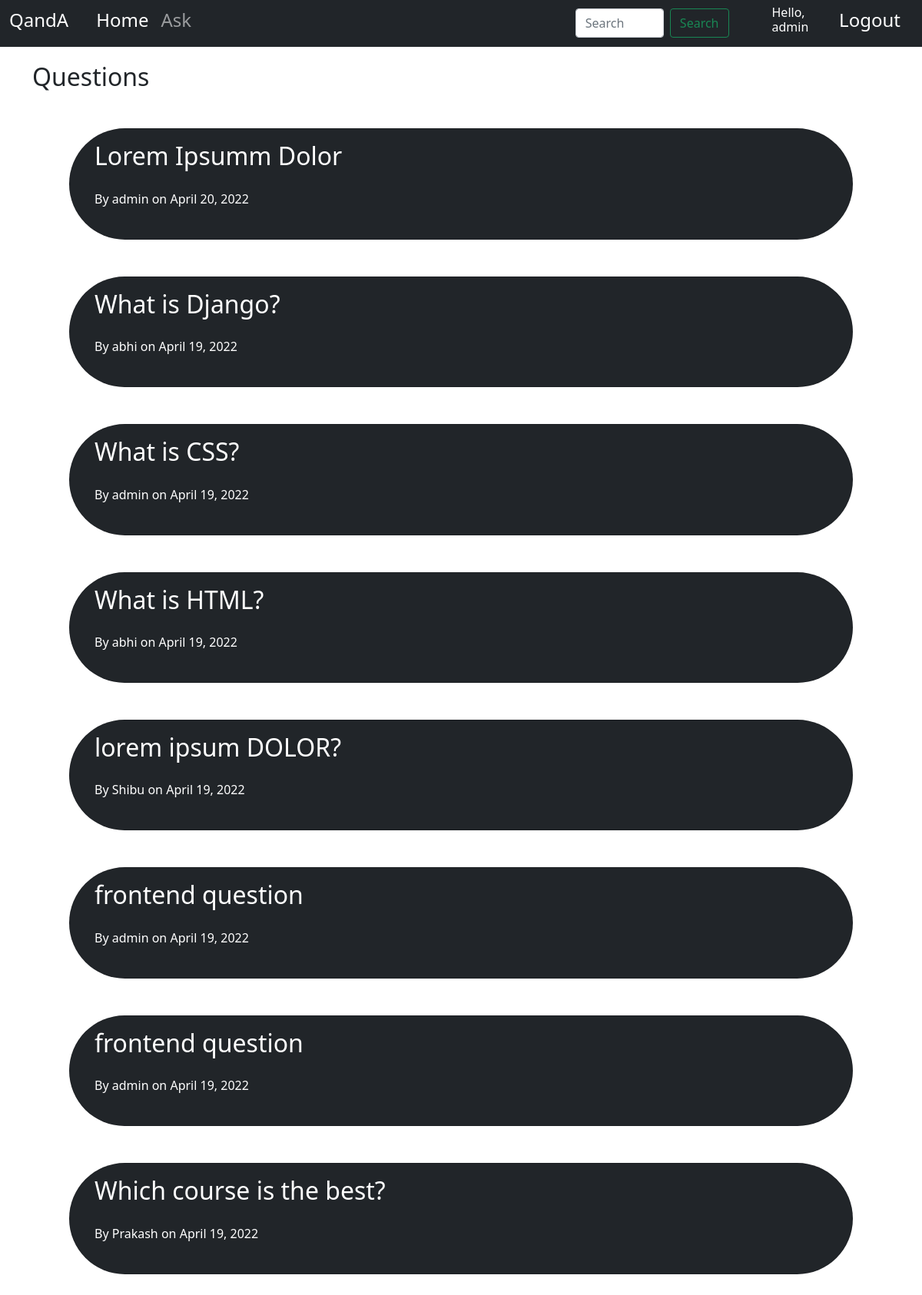
The app's page / (signed in) with its own data.
### app/models.py (models this page shows, shortened)
class questions(models.Model):
    title=models.CharField(max_length=1000)
    Content=models.TextField(null=True ,blank=True)
    author=models.ForeignKey(User,on_delete=models.CASCADE)
    date=models.DateField(auto_now_add=True)

### app/views.py (the view)
# urls.py: path('',views.questionsListView.as_view(),name='qs-index'),
class questionsListView(ListView):
    model=questions
    template_name='index.html'
    context_object_name='questions'
    ordering=['-date']
    def get_context_data(self, **kwargs):
        context = super().get_context_data(**kwargs)
        search_input = self.request.GET.get('search-area') or ""
        if search_input:
            context['questions'] = context['questions'].filter(title__icontains = search_input)
            context['search_input'] = search_input
        return context

### app/templates/index.html (shortened to what this page needs)
{% extends 'base.html' %}
{% block content %}
{% if user.is_authenticated %}
    <div class="container ">
        <br><br>
        <h2>Questions</h2>
    {% for question in questions  %}
    <div class="card mx-5 my-5 bg-dark text-white rounded-pill">
        <div class="card-body">
            <h2 class="card-title ms-3"><a class="text-decoration-none text-white"href="{% url 'qs-details' question.id %}">{{question.title}}</a></h2>
            <p class="pb-2 pt-3 ms-3">By {{question.author}} on {{question.date}}</p>
        </div>
        </div>
    {% endfor %}
    </div>
    {% else %}
<br><br><br><br><br><br><br><br><br><br><br><br>
<div class="container  text-center rounded-pill bg-dark text-white" style="margin-right: 160px">
    <h3 class="py-3">Welcome to Question And Answer Website</h3>
    <h4 class="py-3">Register or Login to continue</h4>
</div>
{% endif %}
    {% endblock content %}

### app/templates/base.html (shortened to what this page needs)
{% load static %}
<!DOCTYPE html>
<html lang="en">
<head>
    <link href="https://cdn.jsdelivr.net/npm/bootstrap@5.1.3/dist/css/bootstrap.min.css" rel="stylesheet">
</head>
<body>
     <nav class="navbar navbar-expand-lg navbar-dark bg-dark py-1 fixed-top">
        <div class="container-fluid">
          <a class="navbar-brand" href="/"><h4>QandA</h4></a>
          <div class="collapse navbar-collapse" id="navbarNav">
            {% if user.is_authenticated %}
              <div class="container">
            <ul class="navbar-nav">
              <li class="nav-item">
                <a class="nav-link active" aria-current="page" href="/"><h4>Home</h4></a>
              </li>
              <li class="nav-item">
                <a class="nav-link" href="{% url 'qs-create' %}"><h4>Ask</h4></a>
              </li>
            </ul>
        </div>
        <form class="d-flex" action="" method="GET">
          <input class="form-control me-2" name="search-area" type="search" placeholder="Search" aria-label="Search">
          <button class="btn btn-outline-success" type="submit">Search</button>
        </form>
             <h6 class="text-white ms-5 me-2 ps-2 pe-2">Hello, {{request.user}}</h6>
             <a class="nav-link text-white logout" href="{% url 'logout' %}"><h4>Logout</h4></a>
            {% endif %}
          </div>
        </div>
      </nav>
    {% block content %}
    {% endblock content %}
</body>
</html>

### records on screen
questions: title "Lorem Ipsumm Dolor", author "admin", date "April 20, 2022"
questions: title "What is Django?", author "abhi", date "April 19, 2022"
questions: title "What is CSS?", author "admin", date "April 19, 2022"
questions: title "What is HTML?", author "abhi", date "April 19, 2022"
questions: title "lorem ipsum DOLOR?", author "Shibu", date "April 19, 2022"
questions: title "frontend question", author "admin", date "April 19, 2022"
questions: title "frontend question", author "admin", date "April 19, 2022"
questions: title "Which course is the best?", author "Prakash", date "April 19, 2022"

### other values on screen
{{ request.user }} "admin"
